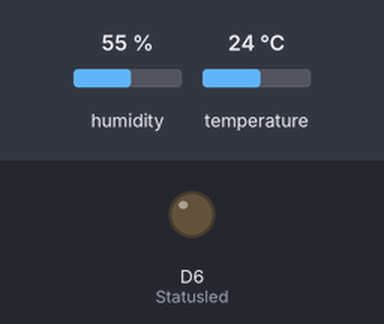
Simulated run of this sketch. Board: ESP8266 (NodeMCU). On the bench: output pins drawn as LEDs (lit = HIGH). The test bench sets the inputs (shaded band); at power-on: humidity 55 %, temperature 24 °C. WiFi joins after 1.5 s; servers stay silent unless stated; random numbers use the default seed unless the sketch sets one; no MQTT or app messages arrive unless stated; what the sketch prints to the serial monitor is not drawn.

Above: at 0.1 s.
At 1.4 s:
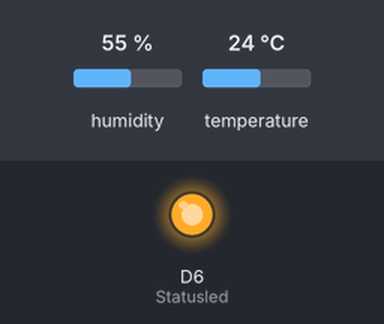
Timing chart, 0 to 2.9 s (numbered marks = the images above):
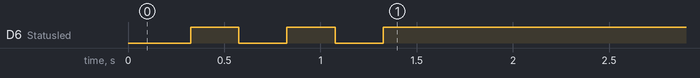

The sketch:

ESP8266_MQTT_DHT11.ino
```cpp
#include <ESP8266WiFi.h>
//https://github.com/dancol90/ESP8266Ping
#include <ESP8266Ping.h>
#include <PubSubClient.h>
// http://osoyoo.com/wp-content/uploads/samplecode/DHT.zip
#include<dht.h>
// https://github.com/MajenkoLibraries/Average
#include <Average.h>
dht DHT;

// Connect to the WiFi
#define   ssid_1          "KATCPT"
#define   password_1      "katCPT#12"
#define   mqtt_server_1   "alexapi"

//#define   ssid_1          "GetUrOwnWiFi"
//#define   password_1      "Livhu300312"
//#define   mqtt_server_1   "192.168.1.9"
// Testing broker
//const char* mqtt_server_1 = "test.mosquitto.org";

// MQTT Topics
#define   mqtt_topic    "home/mainbedroom/temp"

// Define NodeMCU D5 pin to as temperature data pin of  DHT11
#define   DHT11_PIN     D5
#define   Statusled     D6

// Variables
Average<float> ave_temp(10);
Average<float> ave_hum(10);
int count = 0;
long lastMsg = 0;
char msg[50];
char message[58];

WiFiClient espClient;
PubSubClient client(espClient);

void setup() {
  Serial.begin(115200);
  setup_GPIO();
  WiFi.mode(WIFI_STA);
  WiFi.begin(ssid_1, password_1);
  WiFi.softAPdisconnect(true);
  setup_WiFi();
  setup_MQTT();

}

void setup_GPIO(){
  pinMode(Statusled, OUTPUT);
  DHT.read11(DHT11_PIN);
  }

void setup_WiFi() {
  // Connect to WiFi access point.
  delay(50);
  Serial.println();
  Serial.print("Connecting to WiFi access point: ");
  Serial.println(ssid_1);
  Serial.print("Connecting.");
  while (WiFi.status() != WL_CONNECTED) {
    digitalWrite(Statusled, LOW);
    delay(250);
    digitalWrite(Statusled, HIGH);
    delay(250);
    Serial.print(".");
  }
  Serial.println();
  Serial.println("WiFi connected");
  Serial.print("IP address: ");
  Serial.println(WiFi.localIP());
  digitalWrite(Statusled, HIGH);
  Serial.print("MAC Address: ");
  Serial.println(WiFi.macAddress());
  Serial.println();
}

void setup_MQTT() {
  delay(10);
  Serial.print("Connecting to MQTT Server: ");
  Serial.println(mqtt_server_1);
  client.setServer(mqtt_server_1, 1883);
}

void reconnect() {
  Serial.println();
  Serial.print("Pinging MQTT BrokerIP: ");
  Serial.print(mqtt_server_1);

  if(Ping.ping(mqtt_server_1)){
    Serial.println(" Ok!!!");
    // Loop until we're reconnected
    while (!client.connected()) {
      Serial.print("Attempting MQTT connection...");
      // Create a random client ID
      String clientId = "ESP8266Client-";
      clientId += String(random(0xffff), HEX);

      // Attempt to connect
      //if you MQTT broker has clientID,username and password_1
      //please change following line to    if (client.connect(clientId, userName, password_1))
      if (client.connect(clientId.c_str())){
        Serial.println("connected...");
        Serial.println("and subscribe to topic: ");
        Serial.print(mqtt_topic);
       //once connected to MQTT broker, subscribe command if any
        client.subscribe(mqtt_topic);
      }
      else {
        Serial.print("failed, rc=");
        Serial.print(client.state());
        Serial.println(" try again in 5 seconds");
        // Wait 5 seconds before retrying
        delay(5000);
      }
    }
  }
  else {
    Serial.println();
    Serial.print(":Failed to establish a connection on MQTT Broker.");
    delay(10);
  }//end reconnect()
}

void loop() {
  if (!client.connected()) {
    reconnect();
  }
  else if (WiFi.status() != 3) {
    Serial.println("WiFi disconnects, reconnecting.");
    delay(100);
    setup_WiFi();
  }

  client.loop();
  // sleep for 500ms
  delay(500);

  DHT.read11(DHT11_PIN);
  ave_temp.push(DHT.temperature);
  ave_hum.push(DHT.humidity);
  // calculate the average of samples
  for (int i = 0; i < 10; i++) {
      //Serial.print(ave_temp.get(i));
      ave_temp.get(i);
      //Serial.print(ave_hum.get(i));
      ave_hum.get(i);
  }

  count += 1;
  if (count > 10) {
      String msg = "Temperature:";
      msg= msg + ave_temp.mean();
      msg = msg + ",Humidity:" ;
      msg= msg + ave_hum.mean();
      msg.toCharArray(message, 58);
      Serial.println(message);
      //publish sensor data to MQTT broker
      client.publish(mqtt_topic, message);
      count = 0;
   }
}
```
